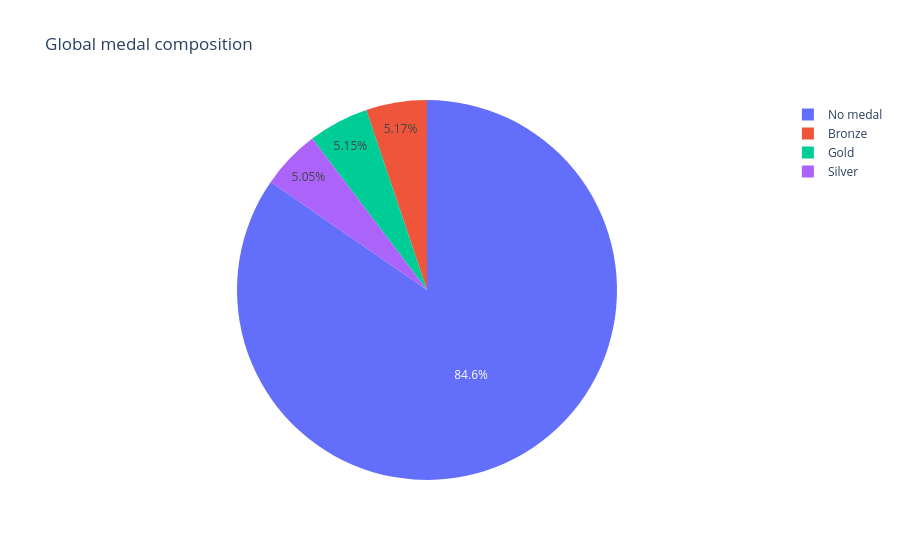

The cell this chart's notebook holds for it:
### Markdown cell above
## Q6. Quelle est la repartition du niveau de performance (Gold/Silver/Bronze)?
**Narratif:** la structure des podiums informe la robustesse competitive.

### Code cell
medal_mix = (
    raw[raw["Medal"] != "None"]
    .groupby("Medal", as_index=False)
    .size()
    .rename(columns={"size": "count"})
)

fig = px.pie(medal_mix, names="Medal", values="count", title="Global medal composition")
fig.show()
medal_mix

### Figure 1 — Plotly figure (JSON) as saved in the notebook; plotly's stock layout.template omitted (floating-point values rounded to 4 significant figures)
{"data": [{"domain": {"x": [0.0, 1.0], "y": [0.0, 1.0]}, "hovertemplate": "Medal=%{label}<br>count=%{value}<extra></extra>", "labels": ["Bronze", "Gold", "No medal", "Silver"], "legendgroup": "", "name": "", "showlegend": true, "type": "pie", "values": [13070, 13002, 213746, 12746]}], "layout": {"legend": {"tracegroupgap": 0}, "title": {"text": "Global medal composition"}}}
